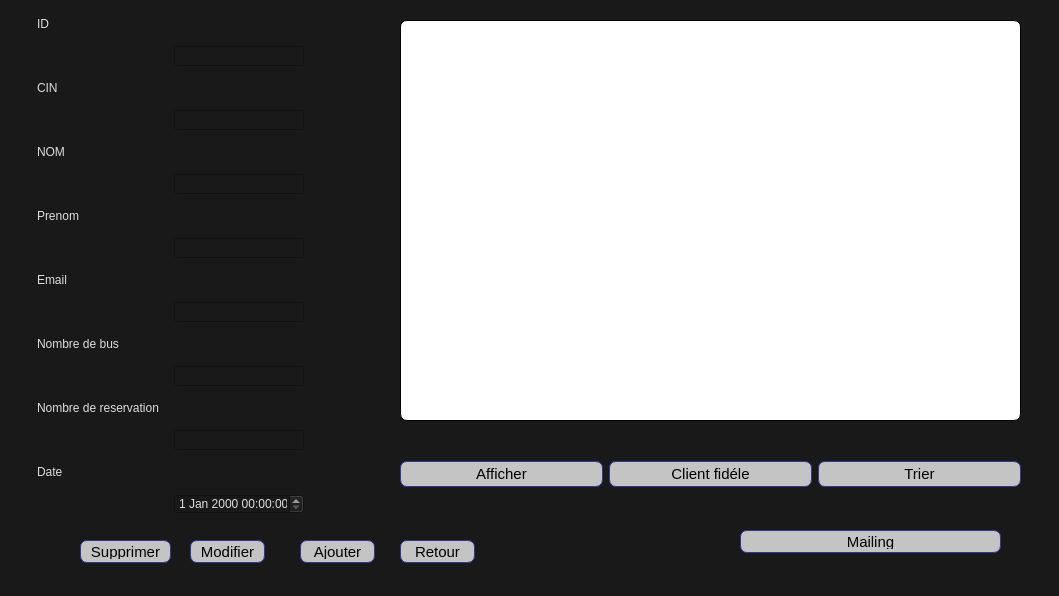
<?xml version="1.0" encoding="UTF-8"?>
<ui version="4.0">
 <class>Mainwindow</class>
 <widget class="QDialog" name="Mainwindow">
  <property name="geometry">
   <rect>
    <x>0</x>
    <y>0</y>
    <width>1059</width>
    <height>596</height>
   </rect>
  </property>
  <property name="windowTitle">
   <string>Dialog</string>
  </property>
  <property name="styleSheet">
   <string notr="true">/*
	Copyright 2013 Emanuel Claesson

	Licensed under the Apache License, Version 2.0 (the &quot;License&quot;);
	you may not use this file except in compliance with the License.
	You may obtain a copy of the License at

		http://www.apache.org/licenses/LICENSE-2.0

	Unless required by applicable law or agreed to in writing, software
	distributed under the License is distributed on an &quot;AS IS&quot; BASIS,
	WITHOUT WARRANTIES OR CONDITIONS OF ANY KIND, either express or implied.
	See the License for the specific language governing permissions and
	limitations under the License.
*/

/*
	COLOR_DARK     = #191919
	COLOR_MEDIUM   = #353535
	COLOR_MEDLIGHT = #5A5A5A
	COLOR_LIGHT    = #DDDDDD
	COLOR_ACCENT   = #3D7848
*/

* {
	background: #191919;
	color: #DDDDDD;
	
}

QPushButton {
color: Black;
background-color: #c4c4c4;
border-width: 1px;
border-color: #339;
border-style: solid;
border-radius: 7;
padding: 3px;
font-size: 15px;
padding-left: 5px;
padding-right: 5px;

}
QPushButton:hover {
	background: white;
}

QTableView
{
color: Black;
background-color: white;
border-width: 1px;
/*border-color: #339;*/
border-style: solid;
border-radius: 7;
padding: 3px;
font-size: 15px;
font-color:black;
}</string>
  </property>
  <widget class="QPushButton" name="pb_retour">
   <property name="geometry">
    <rect>
     <x>400</x>
     <y>540</y>
     <width>75</width>
     <height>23</height>
    </rect>
   </property>
   <property name="text">
    <string>Retour</string>
   </property>
  </widget>
  <widget class="QPushButton" name="pb_ajouter">
   <property name="geometry">
    <rect>
     <x>300</x>
     <y>540</y>
     <width>75</width>
     <height>23</height>
    </rect>
   </property>
   <property name="text">
    <string>Ajouter</string>
   </property>
  </widget>
  <widget class="QPushButton" name="pb_modifier">
   <property name="geometry">
    <rect>
     <x>190</x>
     <y>540</y>
     <width>75</width>
     <height>23</height>
    </rect>
   </property>
   <property name="text">
    <string>Modifier</string>
   </property>
  </widget>
  <widget class="QPushButton" name="pb_supprimer">
   <property name="geometry">
    <rect>
     <x>80</x>
     <y>540</y>
     <width>91</width>
     <height>23</height>
    </rect>
   </property>
   <property name="text">
    <string>Supprimer</string>
   </property>
  </widget>
  <widget class="QPushButton" name="pushButton_4">
   <property name="geometry">
    <rect>
     <x>740</x>
     <y>530</y>
     <width>261</width>
     <height>23</height>
    </rect>
   </property>
   <property name="text">
    <string>Mailing</string>
   </property>
  </widget>
  <widget class="QTableView" name="tabplace">
   <property name="geometry">
    <rect>
     <x>400</x>
     <y>20</y>
     <width>621</width>
     <height>401</height>
    </rect>
   </property>
   <attribute name="verticalHeaderHighlightSections">
    <bool>true</bool>
   </attribute>
  </widget>
  <widget class="QWidget" name="layoutWidget">
   <property name="geometry">
    <rect>
     <x>30</x>
     <y>10</y>
     <width>281</width>
     <height>511</height>
    </rect>
   </property>
   <layout class="QFormLayout" name="formLayout">
    <property name="horizontalSpacing">
     <number>15</number>
    </property>
    <property name="verticalSpacing">
     <number>15</number>
    </property>
    <property name="leftMargin">
     <number>7</number>
    </property>
    <property name="topMargin">
     <number>7</number>
    </property>
    <property name="rightMargin">
     <number>7</number>
    </property>
    <property name="bottomMargin">
     <number>7</number>
    </property>
    <item row="0" column="0">
     <widget class="QLabel" name="label">
      <property name="text">
       <string>ID</string>
      </property>
     </widget>
    </item>
    <item row="1" column="1">
     <widget class="QLineEdit" name="lineEdit_id"/>
    </item>
    <item row="2" column="0" colspan="2">
     <widget class="QLabel" name="label_2">
      <property name="text">
       <string>CIN</string>
      </property>
     </widget>
    </item>
    <item row="3" column="1">
     <widget class="QLineEdit" name="lineEdit_cin"/>
    </item>
    <item row="4" column="0" colspan="2">
     <widget class="QLabel" name="label_3">
      <property name="text">
       <string>NOM</string>
      </property>
     </widget>
    </item>
    <item row="5" column="1">
     <widget class="QLineEdit" name="lineEdit_nom"/>
    </item>
    <item row="6" column="0">
     <widget class="QLabel" name="label_4">
      <property name="text">
       <string>Prenom</string>
      </property>
     </widget>
    </item>
    <item row="7" column="1">
     <widget class="QLineEdit" name="lineEdit_prenom"/>
    </item>
    <item row="8" column="0" colspan="2">
     <widget class="QLabel" name="label_5">
      <property name="text">
       <string>Email</string>
      </property>
     </widget>
    </item>
    <item row="9" column="1">
     <widget class="QLineEdit" name="lineEdit_email"/>
    </item>
    <item row="10" column="0" colspan="2">
     <widget class="QLabel" name="label_6">
      <property name="text">
       <string>Nombre de bus</string>
      </property>
     </widget>
    </item>
    <item row="11" column="1">
     <widget class="QLineEdit" name="lineEdit_nbp"/>
    </item>
    <item row="12" column="0">
     <widget class="QLabel" name="label_7">
      <property name="text">
       <string>Nombre de reservation</string>
      </property>
     </widget>
    </item>
    <item row="13" column="1">
     <widget class="QLineEdit" name="lineEdit_nbr"/>
    </item>
    <item row="14" column="0">
     <widget class="QLabel" name="label_8">
      <property name="text">
       <string>Date</string>
      </property>
     </widget>
    </item>
    <item row="15" column="1">
     <widget class="QDateTimeEdit" name="edit_td"/>
    </item>
   </layout>
  </widget>
  <widget class="QWidget" name="layoutWidget">
   <property name="geometry">
    <rect>
     <x>400</x>
     <y>460</y>
     <width>621</width>
     <height>28</height>
    </rect>
   </property>
   <layout class="QHBoxLayout" name="horizontalLayout">
    <item>
     <widget class="QPushButton" name="pb_show">
      <property name="text">
       <string>Afficher</string>
      </property>
     </widget>
    </item>
    <item>
     <widget class="QPushButton" name="pushButton_3">
      <property name="text">
       <string>Client fidéle</string>
      </property>
     </widget>
    </item>
    <item>
     <widget class="QPushButton" name="pushButton_2">
      <property name="text">
       <string>Trier</string>
      </property>
     </widget>
    </item>
   </layout>
  </widget>
 </widget>
 <resources/>
 <connections/>
</ui>
